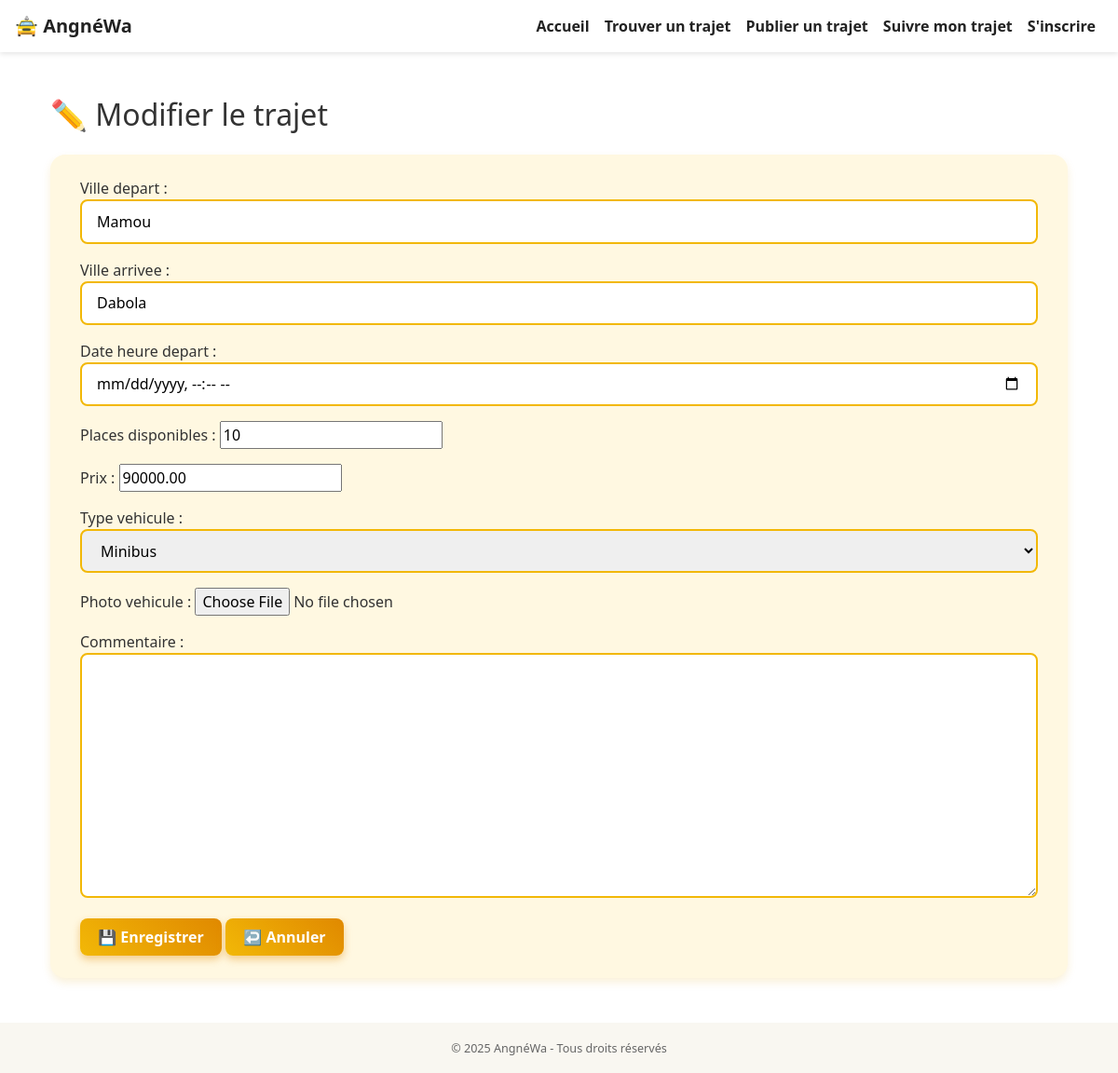
Page /modifier-trajet/6/ on the committed database.
### core/models.py (models this page shows, shortened)
class Trajet(models.Model):
    TYPE_VEHICULE_CHOICES = [
        ('personnel', 'Personnel'),
        ('taxi', 'Taxi'),
        ('minibus', 'Minibus'),
        ('bus', 'Bus'),
    ]
    conducteur = models.ForeignKey(Utilisateur, on_delete=models.CASCADE)
    ville_depart = models.CharField(max_length=100)
    ville_arrivee = models.CharField(max_length=100)
    date_heure_depart = models.DateTimeField()
    places_disponibles = models.PositiveIntegerField()
    prix = models.DecimalField(max_digits=8, decimal_places=2)
    type_vehicule = models.CharField(max_length=10, choices=TYPE_VEHICULE_CHOICES)
    commentaire = models.TextField(blank=True, null=True)
    photo_vehicule = models.ImageField(upload_to='vehicules/', blank=True, null=True)
    places_totales = models.PositiveIntegerField(default=1)

### core/views.py (the view)
# urls.py: path('modifier-trajet/<int:trajet_id>/', views.modifier_trajet, name='modifier_trajet'),
def modifier_trajet(request, trajet_id):
    trajet = get_object_or_404(Trajet, id=trajet_id)
    if request.method == 'POST':
        form = TrajetForm(request.POST, instance=trajet)
        if form.is_valid():
            form.save()
            return redirect('suivre_trajet')
    else:
        form = TrajetForm(instance=trajet)
    return render(request, 'core/modifier_trajet.html', {'form': form, 'trajet': trajet})

### core/forms.py
class TrajetForm(forms.ModelForm):
    class Meta:
        model = Trajet
        fields = [
            'ville_depart', 'ville_arrivee', 'date_heure_depart',
            'places_disponibles', 'prix', 'type_vehicule', 'photo_vehicule', 'commentaire',
        ]
        widgets = {
            'date_heure_depart': forms.DateTimeInput(attrs={'type': 'datetime-local'}),
        }

### core/templates/core/modifier_trajet.html (shortened to what this page needs)
{% extends 'core/base.html' %}
{% block content %}
<div class="container mt-5">
  <h2 class="mb-4">✏️ Modifier le trajet</h2>
  <form method="post">
    {{ form.as_p }}
    <button type="submit" class="btn btn-primary">💾 Enregistrer</button>
    <a href="{% url 'suivre_trajet' %}" class="btn btn-secondary">↩️ Annuler</a>
  </form>
</div>
{% endblock %}

### core/templates/core/base.html (style rules this page uses)
body { background-color: #ffffff; font-family: 'Segoe UI', Tahoma, Geneva, Verdana, sans-serif; color: #333; }
form input[type="text"], form input[type="email"], form input[type="tel"], form input[type="datetime-local"], form select, form textarea { border: 2px solid #f2b807; border-radius: 0.5rem; padding: 0.6rem 1rem; font-size: 1rem; transition: border 0.3s ease, box-shadow 0.3s ease; width: 100%; box-sizing: border-box; }
form button[type="submit"], form .btn { background: linear-gradient(45deg, #f2b807, #e08900); border: none; font-weight: 600; color: white; padding: 0.5rem 1.2rem; border-radius: 0.5rem; box-shadow: 0 4px 8px rgba(226,137,0,0.4); transition: background 0.3s ease; cursor: pointer; }
form { background-color: #fff8e1; padding: 1.5rem 2rem; border-radius: 1rem; box-shadow: 0 0.3rem 0.6rem rgba(224, 158, 0, 0.15); margin-bottom: 2rem; }

### rows in the picture
Trajet: ville_depart "Mamou", ville_arrivee "Dabola", places_disponibles "10", prix "90000.00", type_vehicule "Minibus"
